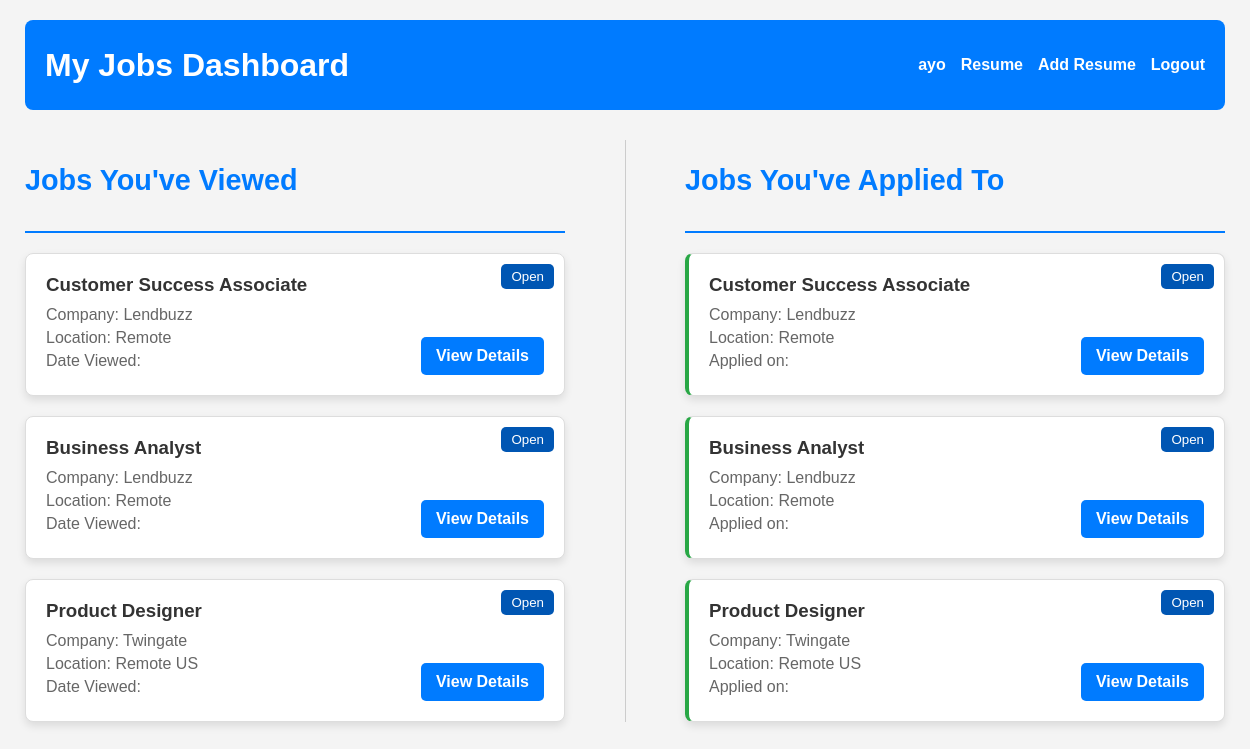
The app's page /jobs_dashboard/ (signed in), older data.
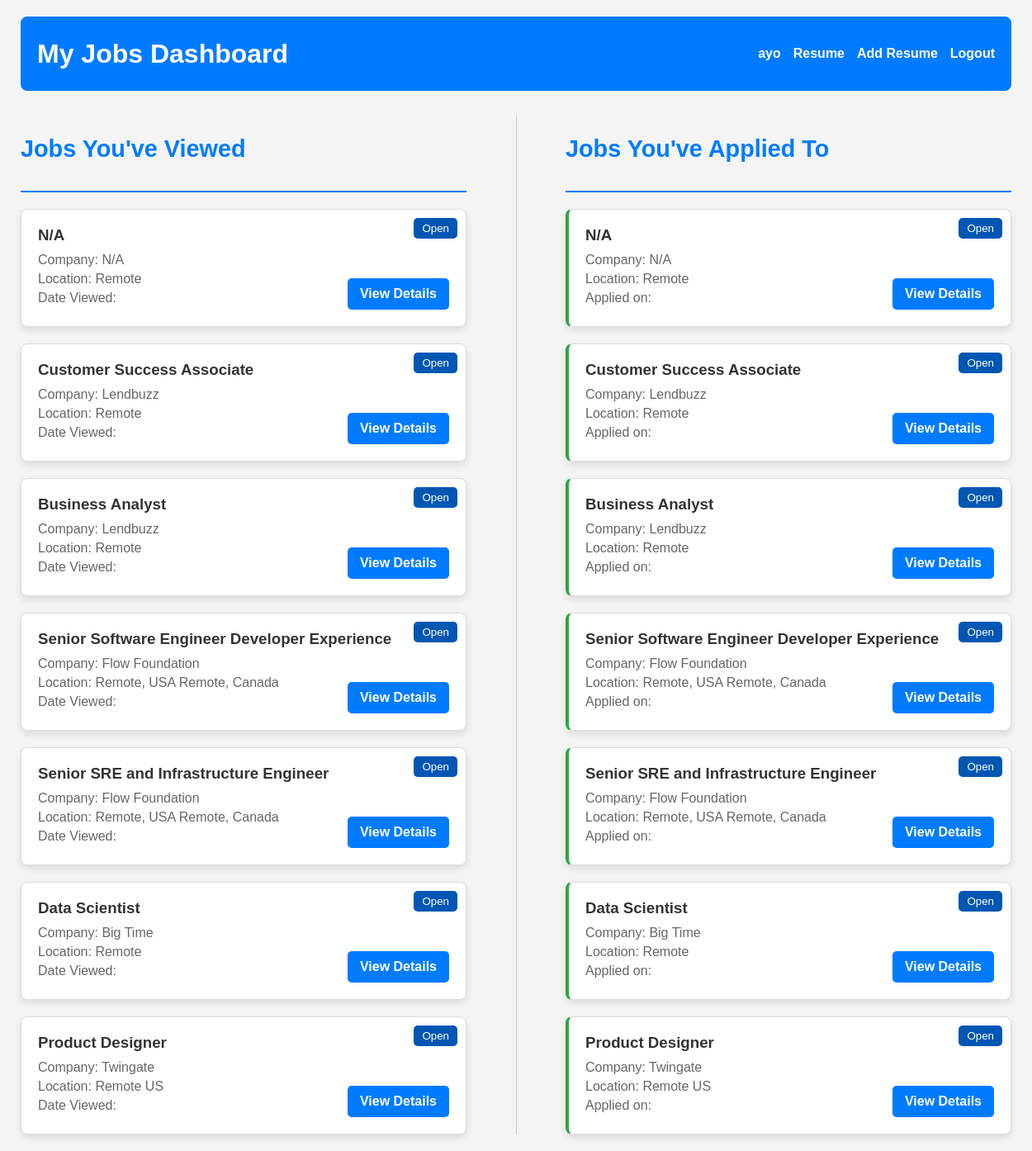
The same page, newer data.
### remote/models.py (models this page shows)
class Job(models.Model):
    title = models.CharField(max_length=100)
    description = models.TextField()
    location = models.CharField(max_length=30)
    company_name = models.CharField(max_length=100)
    created_at = models.DateTimeField(auto_now_add=True)
    recruiter = models.ForeignKey(Profile, on_delete=models.CASCADE)
    category = models.ForeignKey(Category, on_delete=models.CASCADE, default=1)
    featured = models.BooleanField(default=False)
    views_count = models.IntegerField(default=0)
    viewed_date = models.DateTimeField(auto_now=True)
    apply_url = models.URLField(max_length=255, blank=True, null=True)
    status = models.CharField(
        max_length=10,
        choices=[('open', 'Open'), ('closed', 'Closed')],
        default='open',
    )
    def __str__(self):
        return self.title

### remote/views.py (the view)
# urls.py: path('jobs_dashboard/', views.jobs_dashboard, name='jobs_dashboard'),
@login_required
def jobs_dashboard(request):
    profile = Profile.objects.get(user=request.user)
    jobs = profile.viewed_jobs.all()
    applied_jobs = profile.applied_jobs.all()
    print(jobs)
    print(applied_jobs)
    context = {
        'profile': profile,
        'jobs': jobs,
        'applied_jobs': applied_jobs
    }
    return render(request, 'jobs.html', context)

### remote/templates/jobs.html (shortened to what this page needs)
<!DOCTYPE html>
<html lang="en">
<head>
    {% load static %}
    <link rel="stylesheet" href="{% static 'css/job.css' %}">
</head>
<body>
    <div class="dashboard-container">
        <header class="dashboard-header">
            <h1>My Jobs Dashboard</h1>
            <nav>
                <ul>
                    <li><a href="{% url 'get_profile' profile.id %}">{{user.username}}</a></li>
                    <li><a href="#" class="view-cv-btn">Resume</a></li>
                    <li><a href="#" class="add-cv-btn">Add Resume</a></li>
                    <li><a href="/logout/">Logout</a></li>
                </ul>
            </nav>
        </header>
        <div class="jobs-grid-container">
            <section class="job-section">
                <div class="section-header">
                    <h2>Jobs You've Viewed</h2>
                </div>
                <div class="job-list" id="viewed-jobs">
                    {% for job in jobs %}
                    <div class="job-card">
                        <button class="status-btn {{ job.status }}" style="float: right;">
                            {{ job.get_status_display }}
                        </button>
                        <h3>{{ job.title }}</h3>
                        <p>Company: {{ job.company_name }}</p>
                        <p>Location: {{ job.location }}</p>
                        <p>Date Viewed: {{ job.jobview_set.first.viewed_at|date:"F j, Y" }}</p>
                        <a href="{% url 'job_details' job.id %}">
                            <button class="details-btn">View Details</button>
                        </a>
                    </div>
                    {% empty %}
                    <p>You haven't viewed any jobs yet.</p>
                    {% endfor %}
                </div>
            </section>
            <section class="job-section">
                <div class="section-header">
                    <h2>Jobs You've Applied To</h2>
                </div>
                <div class="job-list" id="applied-jobs">
                    {% for job in applied_jobs %}
                    <div class="job-card applied">
                        <button class="status-btn {{ job.status }}" style="float: right;">
                            {{ job.get_status_display }}
                        </button>
                        <h3>{{ job.title }}</h3>
                        <p>Company: {{ job.company_name }}</p>
                        <p>Location: {{ job.location }}</p>
                        <p>Applied on: {{ job.jobview_set.first.viewed_at|date:"F j, Y" }}</p>
                        <a href="{% url 'job_details' job.id %}">
                            <button class="details-btn">View Details</button>
                        </a>
                    </div>
                    {% empty %}
                    <p>You haven't applied to any jobs yet.</p>
                    {% endfor %}
                </div>
            </section>
        </div>
    </div>
</body>

Row changes from the older to the newer data that the page shows:
now on this page (row edited): Job: status "Open", title "N/A", company_name "N/A", location "Remote"
now on this page (row edited): Job: status "Open", title "Senior Software Engineer Developer Experience", company_name "Flow Foundation", location "Remote, USA Remote, Canada"
now on this page (row edited): Job: status "Open", title "Senior SRE and Infrastructure Engineer", company_name "Flow Foundation", location "Remote, USA Remote, Canada"
now on this page (row edited): Job: status "Open", title "Data Scientist", company_name "Big Time", location "Remote"
